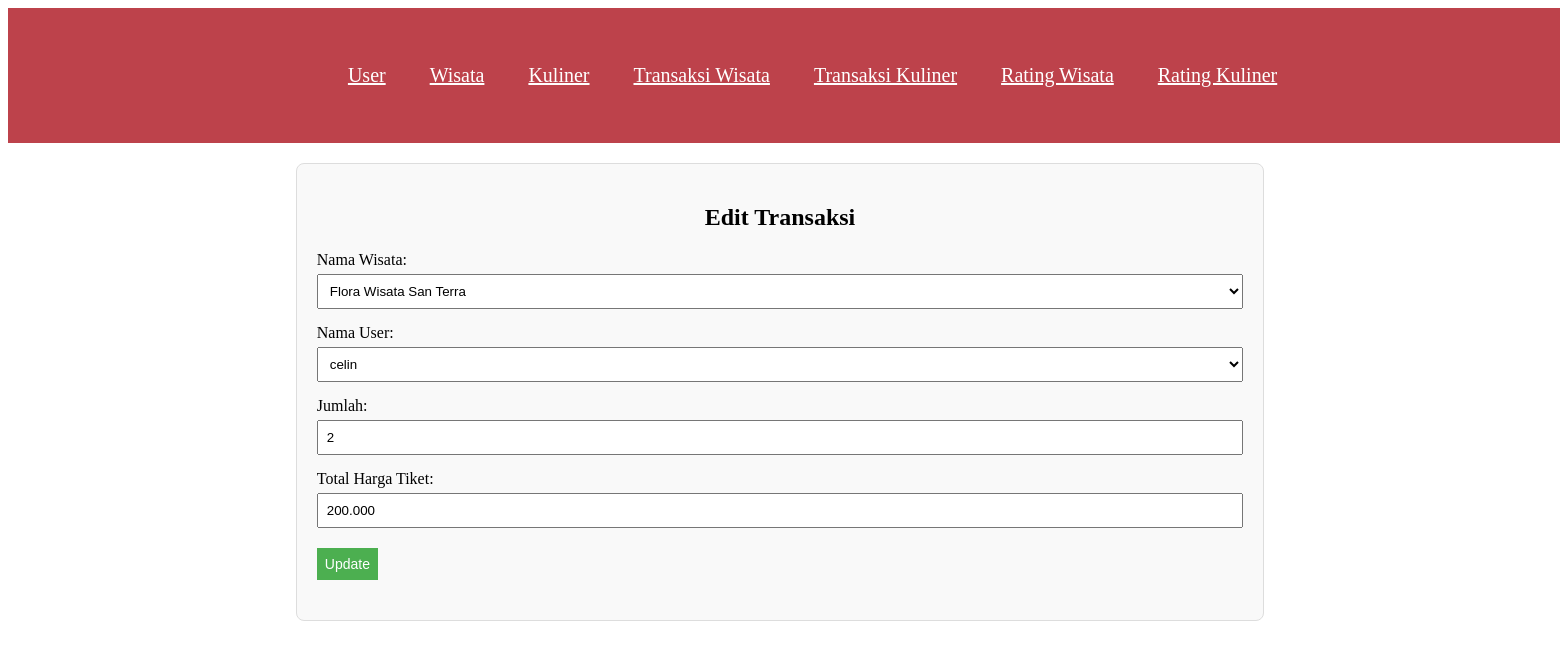
Page /admin/transaksi_kuliner/edit_transaksi.php?id=8 (signed in) on the committed database.
### tables this page shows
CREATE TABLE `transaksi` (
  `IDtransaksi` int(11) NOT NULL,
  `IDwisata` int(11) NOT NULL,
  `ID_tiket` int(50) DEFAULT NULL,
  `ID` int(11) NOT NULL,
  `total` decimal(10,3) NOT NULL,
  `jumlah` int(11) NOT NULL,
  `tanggal` date NOT NULL DEFAULT current_timestamp(),
  `status` enum('pending','successful','canceled') DEFAULT 'pending'
);

CREATE TABLE `wisata` (
  `nama_wisata` varchar(225) NOT NULL,
  `deskripsi_wisata` varchar(225) NOT NULL,
  `IDwisata` int(11) NOT NULL,
  `website_wisata` varchar(100) NOT NULL,
  `image` varchar(100) NOT NULL,
  `maps` varchar(100) NOT NULL,
  `jadwal` varchar(50) NOT NULL,
  `harga` decimal(10,3) NOT NULL
);

CREATE TABLE `user` (
  `nama` varchar(50) NOT NULL,
  `ID` int(11) NOT NULL,
  `username` varchar(50) NOT NULL,
  `password` varchar(50) NOT NULL,
  `level` varchar(50) NOT NULL
);

### admin/transaksi_kuliner/edit_transaksi.php (the view, shortened to what this page needs)
<?php
include '../../koneksi.php';
if (isset($_GET['id'])) {
    $IDtransaksi = $_GET['id'];
    $query = "SELECT * FROM transaksi WHERE IDtransaksi = '$IDtransaksi'";
    $result = mysqli_query($mysqli, $query);
    $data = mysqli_fetch_assoc($result);
} else {
    echo "Invalid request.";
    exit();
}
?>
<!DOCTYPE html>
<html lang="en">
<head>
    <link rel="stylesheet" href="edit.css">
</head>
<body>
<header>
    <ul class="navbar">
        <a href="/Project UKL/admin/user/index.php">User</a>
        <a href="/Project UKL/admin/wisata/index.php">Wisata</a>
        <a href="/Project UKL/admin/kuliner/index.php">Kuliner</a>
        <a href="/Project UKL/admin/transaksi/index.php">Transaksi Wisata</a>
        <a href="/Project UKL/admin/transaksi_kuliner/index.php">Transaksi Kuliner</a>
        <a href="/Project UKL/admin/rating_wisata/index.php">Rating Wisata</a>
        <a href="/Project UKL/admin/rating_kuliner/index.php">Rating Kuliner</a>
    </ul>
</header>
    <section class="form-edit">
        <h1 class="heading">Edit Transaksi</h1>
        <form action="" method="POST">
            <div class="form-group">
                <label for="IDwisata">Nama Wisata:</label>
                <select name="IDwisata" id="IDwisata" required>
                    <?php
                    $wisataQuery = "SELECT * FROM wisata";
                    $wisataResult = mysqli_query($mysqli, $wisataQuery);
                    while ($wisata = mysqli_fetch_assoc($wisataResult)) {
                        echo "<option value='{$wisata['IDwisata']}' " . ($wisata['IDwisata'] == $data['IDwisata'] ? 'selected' : '') . ">{$wisata['nama_wisata']}</option>";
                    }
                    ?>
                </select>
            </div>
            <div class="form-group">
                <label for="IDuser">Nama User:</label>
                <select name="IDuser" id="IDuser" required>
                    <?php
                    $userQuery = "SELECT * FROM user";
                    $userResult = mysqli_query($mysqli, $userQuery);
                    while ($user = mysqli_fetch_assoc($userResult)) {
                        echo "<option value='{$user['ID']}' " . ($user['ID'] == $data['ID'] ? 'selected' : '') . ">{$user['nama']}</option>";
                    }
                    ?>
                </select>
            </div>
            <div class="form-group">
                <label for="jumlah">Jumlah:</label>
                <input type="number" name="jumlah" id="jumlah" value="<?php echo $data['jumlah']; ?>" required>
            </div>
            <div class="form-group">
                <label for="total">Total Harga Tiket:</label>
                <input type="number" name="total" id="total" value="<?php echo $data['total']; ?>" required>
            </div>
            <div class="form-group">
                <input type="submit" name="update" value="Update" class="btn">
            </div>
        </form>
    </section>
</body>
</html>

### admin/transaksi_kuliner/edit.css (style rules this page uses)
header { position: flex; top: 0; right: 0; width: 100%; z-index: 1000; display: flex; align-items: center; justify-content: space-between; background: transparent; padding: 30px 18%; transition: ease .40s; background-color: #BD424B; }
.navbar { display: flex; }
.navbar a { color: #fff; font-size: 20px; font-weight: 500; padding: 10px 22px; border-radius: 4px; transition: ease .40s; }
.heading { text-align: center; margin-top: 20px; font-size: 24px; }
.btn, .btn-delete, .btn-edit { display: inline-block; padding: 8px 15px; margin: 5px 0; font-size: 14px; text-align: center; text-decoration: none; cursor: pointer; }
.btn { background-color: #4CAF50; color: white; }
.form-edit { width: 60%; margin: 20px auto; padding: 20px; border: 1px solid #ddd; border-radius: 8px; background-color: #f9f9f9; }
.form-group { margin-bottom: 15px; }
.form-group label { display: block; margin-bottom: 5px; }
.form-group input, .form-group select { width: 100%; padding: 8px; box-sizing: border-box; }
.form-group input[type="submit"] { width: auto; background-color: #4CAF50; color: white; border: none; cursor: pointer; }

### rows in the picture
transaksi: IDwisata "Flora Wisata San Terra", IDuser "celin", jumlah "2", total "200.000"
